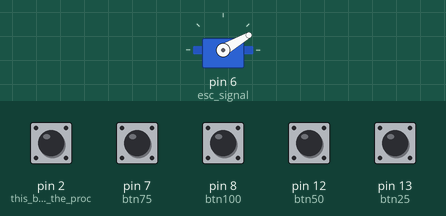
Recording of a sketch running on a simulated Arduino Uno, built with avr-gcc and run on an emulated ATmega328P. On the bench: servo. Inputs (shaded band) come from the test bench; at power-on: pin 2 (this_button_stop_the_proc), pin 7 (btn75), pin 8 (btn100), pin 12 (btn50), pin 13 (btn25) LOW.

Above: at 4.2 s.
4.3 s: pin 7 (btn75) pulled HIGH for 0.15 s
At 4.7 s:
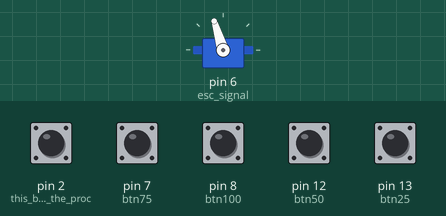
5.9 s: pin 8 (btn100) pulled HIGH for 0.15 s
At 7.1 s:
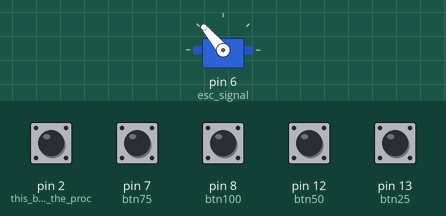
7.5 s: pin 12 (btn50) pulled HIGH for 0.15 s
At 8.4 s:
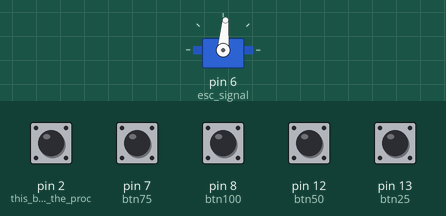
9.1 s: pin 13 (btn25) pulled HIGH for 0.15 s
At 9.6 s:
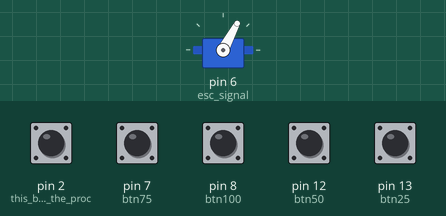
10.7 s: pin 2 (this_button_stop_the_proc) pulled HIGH for 0.15 s
At 11.9 s:
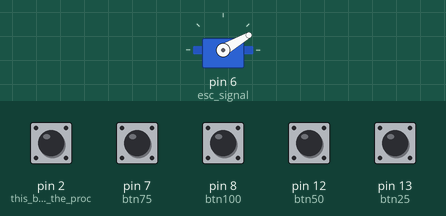
12.3 s: pin 7 (btn75) pulled HIGH for 1 s
At 13.3 s:
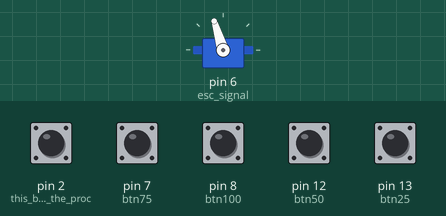
Timing chart, 0 to 15.3 s (numbered marks = the images above; inputs shaded):
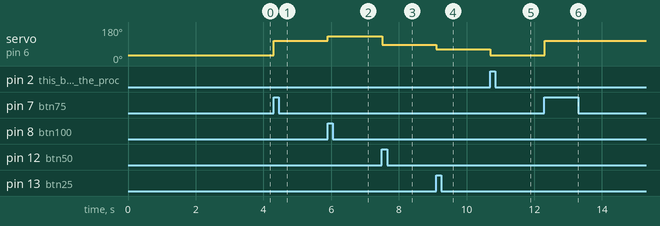

Measured:
- after the input at 4.3 s, servo on pin 6 (esc_signal): 30° → 107° at once
- after the input at 5.9 s, servo on pin 6 (esc_signal): 107° → 130° at once
- after the input at 7.5 s, servo on pin 6 (esc_signal): 130° → 85° at once
- after the input at 9.1 s, servo on pin 6 (esc_signal): 85° → 62° at once
- after the input at 10.7 s, servo on pin 6 (esc_signal): 62° → 30° at once
- after the input at 12.3 s, servo on pin 6 (esc_signal): 30° → 107° at once

The sketch:

surfboard_buttons_op2.ino
```cpp
#include <Servo.h>
Servo esc_signal;

int option  = 0;  //this is to know witch button was touched
int count   = 0;  //this is to know how much time the output will be working

int btn100  = 8;  //for pin 8
int btn75   = 7;  //for pin 7
int btn50   = 12; //for pin 12
int btn25   = 13; //for pin 13

int output_signal   = 0; //for output value, this goes between 0 and 255 to the pwd

void setup() {
  pinMode(2,INPUT);//this button stop the process

  pinMode(btn100,INPUT);//  100% power for 8s and 75% power for 60s
  pinMode(btn75,INPUT);//   75% power for 100s
  pinMode(btn50,INPUT);//   50% power for 100s
  pinMode(btn25,INPUT);//   25% power for 100s

  attachInterrupt(digitalPinToInterrupt(2),BotonStop,RISING); //this button will work even if something else is in process

  Serial.begin(9600); //to print the values

  esc_signal.attach(6);  //Specify here the pin number on which the signal pin of ESC is connected.
  esc_signal.write(30);   //ESC arm command. ESCs won't start unless input speed is less during initialization.
  delay(3000);            //ESC initialization delay.

}

void loop() {

  if(digitalRead(btn100)){
    output_signal=map(100,0,100,40,130);
    option=1;
    Power100();
    }
  if(digitalRead(btn75)){
    output_signal=map(75,0,100,40,130);
    option=2;
    Power75();
    }
  if(digitalRead(btn50)){
    output_signal=map(50,0,100,40,130);
    option=3;
    Power50();
    }
  if(digitalRead(btn25)){
    output_signal=map(25,0,100,40,130);
    option=4;
    Power25();
    }

  CheckOption();
  count+=1;
  delay(100);
}

void BotonStop(){
//pin2 button
  option=0;
  count=0;
  esc_signal.write(30);
}

void Power100(){
  esc_signal.write(output_signal);
  }
void Power75(){
  esc_signal.write(output_signal);
  }
void Power50(){
  esc_signal.write(output_signal);
  }
void Power25(){
  esc_signal.write(output_signal);
  }

void CheckOption(){
  switch (option) {
  case 1:
    if(count==80){
      output_signal=map(75,0,100,40,130                                                                                                                                                                                                                                                                                     );
      Power75();
      }
    if(count>=680){
      BotonStop();
      }
    break;
  case 2:
    if(count>=1000){
      BotonStop();
      }
      break;
  case 3:
    if(count>=1000){
      BotonStop();
      }
    break;
  case 4:
    if(count>=1000){
      BotonStop();
      }
    break;
  default:
    BotonStop();
    break;
}
  }
```
